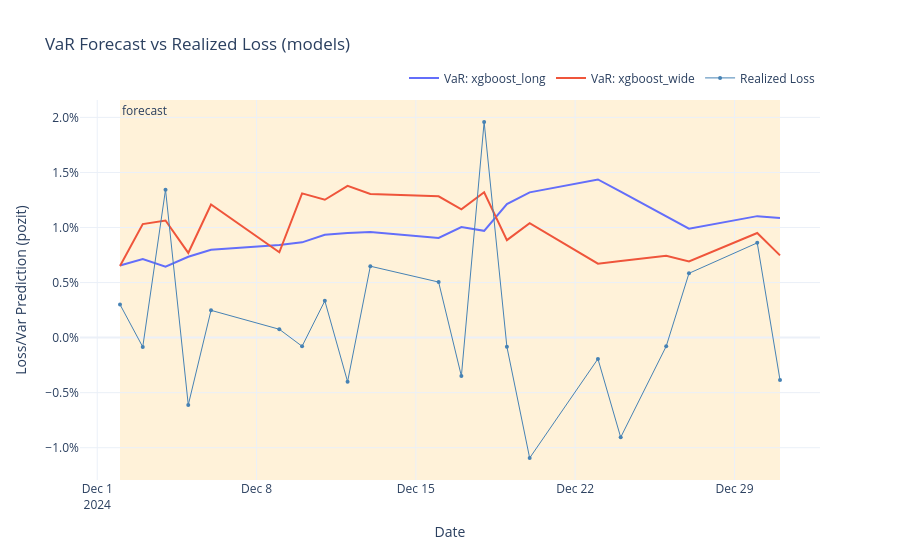

Notebook cell for this chart:
### Markdown cell above
## Modelleri karşılaştırma (aynı calendar)

Long ve wide, aynı `calendar_last_180_days` üzerinde çalıştı. Aşağıda VaR'ları ve model çıktılarını (predicted_variance) tek grafikte, gerçekleşen EWMA varyansıyla birlikte görüyoruz.

### Code cell
from graph_helpers import plot_var_models_vs_loss, plot_models_output_vs_realized_variance, plot_model_output_vs_realized_variance

# {model_adi: (var_df, residualbank)}, hepsi ayni calendar'dan olmali (loss kolonlari tutarsizsa hata verir)
plot_var_models_vs_loss({
    "xgboost_long": (var_df, residualbank),
    "xgboost_wide": (var_df_wide, residualbank_wide),
}, calendar=calendar_last_180_days)
